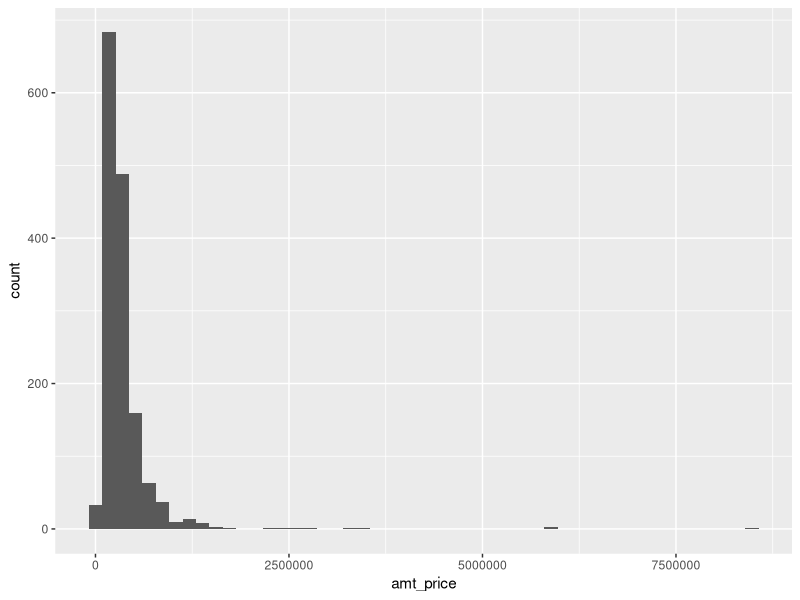
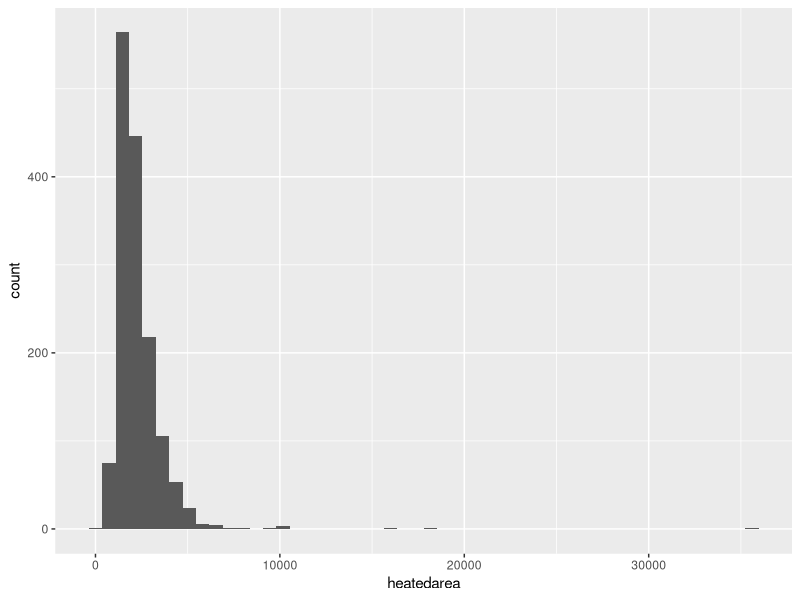
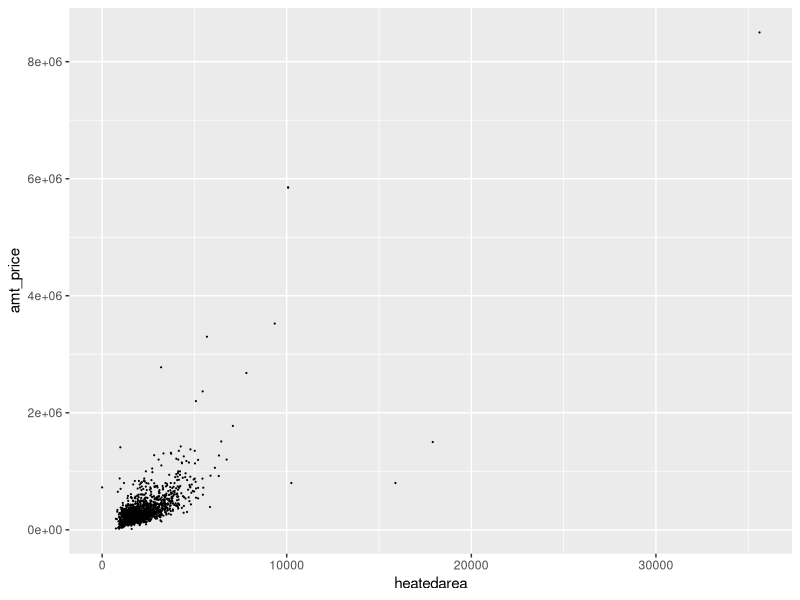
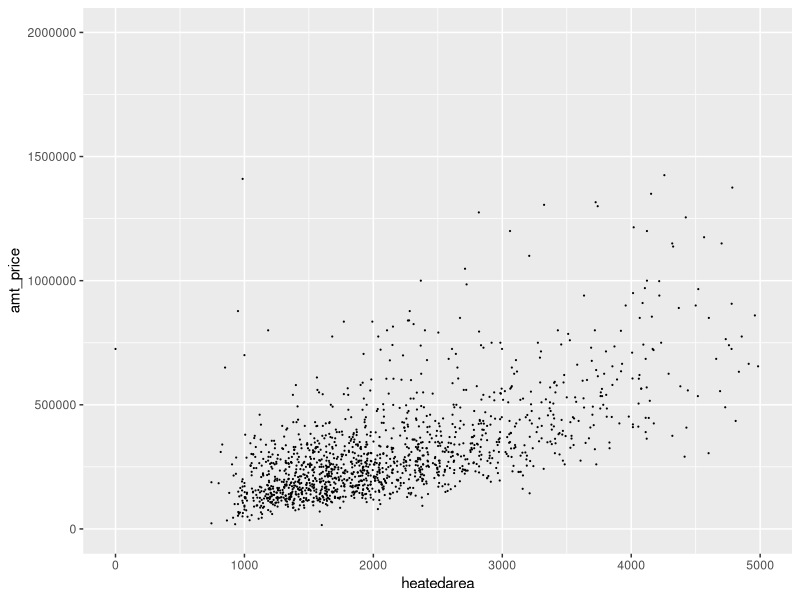
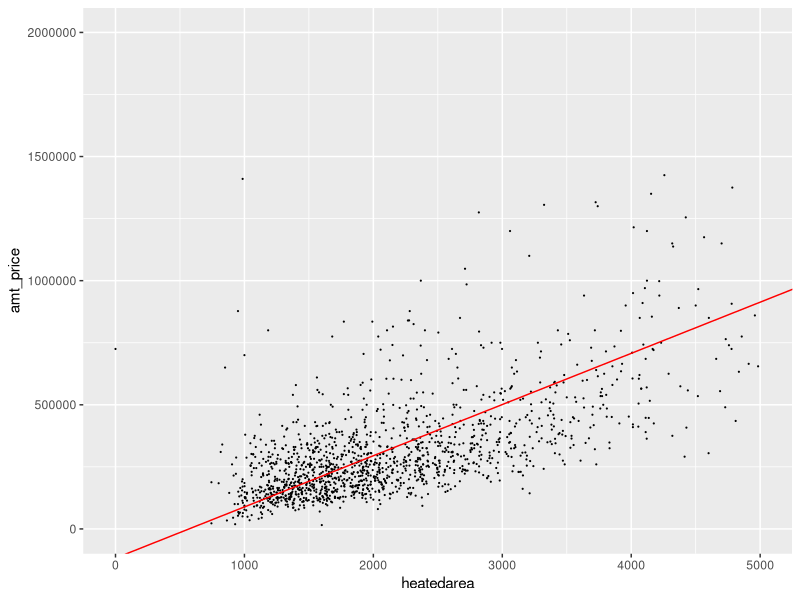
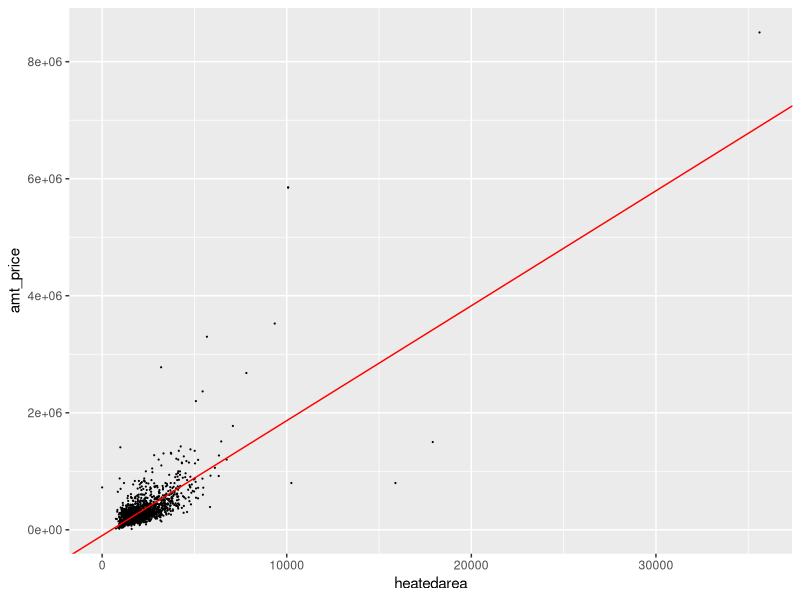
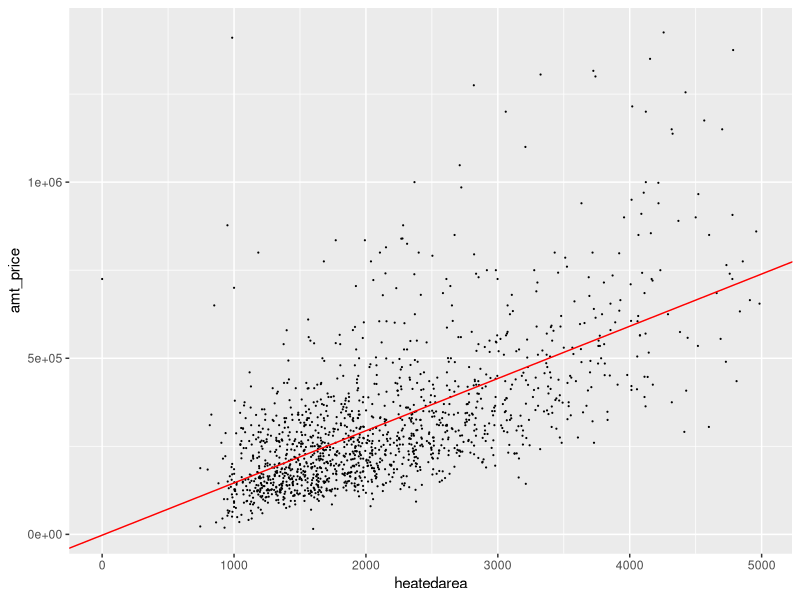
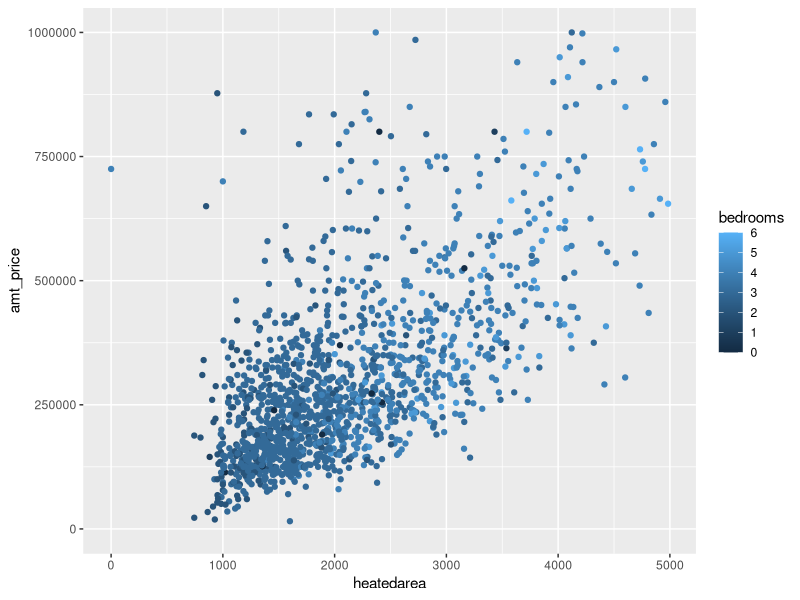

Generate these figures, in order, with R:
# We will use data on home sales in Charlotte to build a model of home sales price.
# We have data on 500 single-family home sales in Mecklenburg County from 2010 to
# the present. This includes the sale price of the home as well as a number of
# attributes of the home collected by the tax assessor.

# First, we need to load libraries. For this exercise, we only need tidyverse
library(tidyverse)

# Next, we'll load our data
data = read_csv("linear-regression/data/charlotte_home_sales.csv")

# The columns of the data are
# dte_dateof - date of sale
# houseno, houseunit, stdir, stname, sttype, stsuffix - components of street address
#   (number, unit number, street direction, street name, street type, and street suffix)
# amt_price - Sale price in dollars
# heatedarea - area of the home that is heated (i.e. living area), square feet
# yearbuilt - year the home was built
# fullbaths - number of full baths
# halfbaths - number of half baths
# bedrooms - number of bedrooms
# actype - type of air conditioning/cooling
# vacantorim - VACant or IMProved (there is a building on the lot)
# totalac - total acreage of the lot
# siding - type of siding (wall coverage)
# area - the part of the Charlotte metropolitan area where the home is located
#   (Public Use Microdata Area code, one)

# Before we start doing any regressions, it's always a good idea to get to know our data
# a bit first. Make a histogram of sale price:

ggplot(data, aes(x=amt_price)) +
  geom_histogram(bins=50) 

# Make a histogram of heated area
ggplot(data, aes(x=heatedarea)) +
  geom_histogram(bins=50)

# Now, we can start thinking about building our model. One variable that is likely
# to be associated with home prices is the size of the home (heatedarea). We can
# make a scatterplot of these variables before we start thinking about a model.
ggplot(data, aes(x=heatedarea, y=amt_price)) +
  geom_point(size=0.1)

# It's hard to read because of the outliers (we'll return to this issue shortly)
# For now, we can just set the limits to look at the bulk of the data.
ggplot(data, aes(x=heatedarea, y=amt_price)) +
  geom_point(size=0.1) +
  xlim(0, 5000) +
  ylim(0, 2000000)

# It does look like there's a positive trend. We're ready to build our first
# model! We'll express price as a function of heated area In R, you use the lm()
# function to estimate a linear regression. The first argument is a _formula_,
# which expresses the mathematical equation you want to estimate. The dependent
# variable is on the left, followed by a ~, followed by the independent
# variable(s). We also specify the dataset we are using for estimation. We do
# not need to specify a constant/intercept. R will include that automatically.
single_variable_model = lm(amt_price~heatedarea, data)

# to see the results of our model, we can run summary()
summary(single_variable_model)

# The first section includes some information about the residuals - the
# difference between the predictions and the actual values in the data. The next
# section details the coefficients - what the estimate was, and how much random
# variation there might be in that estimate due to sampling error (we'll cover
# this in a moment). The last interesting statistic is the R-squared, which
# we'll discuss below.

#############################
# Seeing our model visually #
#############################

# Let's plot our regression line on top of our scatterplot. We can use
# geom_abline for this, which accepts an intercept and slope. The intercept is
# the coefficient for the constant. In a regression with only one variable, the
# coefficient for that variable is the slope of the line that predicts the
# outcome. Exercise: find the intercept and the slope in the regression output
# above, and enter them into the geom_abline below to plot your regression line
# over the scatterplot. Hint: e+05 is scientific notation - 1.5e+05 would be 1.5
# times 10 to the 5th, or 150,000.
ggplot(data, aes(x=heatedarea, y=amt_price)) +
  geom_point(size=0.1) +
  geom_abline(intercept=-1.175e5, slope=206.2, color="red") +
  xlim(0, 5000) +
  ylim(0, 2000000)

# Dealing with outliers
# That line doesn't look like it goes quite through the middle of the data. If
# we remove the limits on the plot we can see why:
ggplot(data, aes(x=heatedarea, y=amt_price)) +
  geom_point(size=0.1) +
  geom_abline(intercept=-98341, slope=196.4, color="red")

# there are outliers well off to the right and top. Because regression is
# minimizing the sum of _squared_ residuals, outliers can have a very large
# influence. Even though there are not very many of them, they are far from the
# regression line. We can remove the outliers and run the model again. Whether
# or not to remove outliers is up to you and what makes sense for your analysis.
# However, you should avoid "cherry-picking" data - filtering the data until you
# get the results you want from your analysis.

# Exercise: filter the data to only homes with heated area less than 5,000
# square feet, and prices less than $2 million. Run a model on this filtered
# dataset, and make a similar plot.
no_outliers = filter(data, heatedarea < 5000 & amt_price < 2000000)
no_outlier_model = lm(amt_price~heatedarea, no_outliers)
summary(no_outlier_model)

ggplot(no_outliers, aes(x=heatedarea, y=amt_price)) +
  geom_point(size=0.1) +
  geom_abline(intercept=-2254.106, slope=148.3, color="red")

# Are the results different?
#######################
# Multiple regression #
#######################

# So far we've only included a single variable in the model - heated area. But
# with regression, we can include many variables. Then the coefficient for each
# independent variable will be how much change in the dependent variable is
# associated with a 1-unit change in the independent variable, holding
# everything else in the model constant.

# For example, these data were collected over the course of 10+ years. During
# that time, housing prices went up significantly. We'd expect homes that sold
# in 2010 to sell for less than homes that sold in 2020. We can add a variable
# for year of sale, but first we need to compute the year of sale.
no_outliers = mutate(no_outliers, year_of_sale=year(dte_dateof))

year_built_model = lm(amt_price~heatedarea+year_of_sale, no_outliers)
summary(year_built_model)

# What is the effect of year of sale?

# When two variables are correlated, including them both in the model can do
# strange things. As an example, let's try adding number of bedrooms to our
# model
bedrooms_model = lm(amt_price~heatedarea+year_of_sale+bedrooms, no_outliers)
summary(bedrooms_model)

# What is the relationship between an additional bedroom and price?
# Is it what you would expect?

# Exercise: Estimate the same model again, but without the heated area. Does the
# result change?
bedrooms_only_model = lm(amt_price~year_of_sale+bedrooms, no_outliers)
summary(bedrooms_only_model)

# Is the coefficient for bedrooms now what you would expect?

# What's going on? In the first model, we estimated the relationship between
# number of bedrooms and price holding square footage constant - so the value of
# an additional bedroom without increasing the total size of the home. The trend
# lately has been towards larger rooms, and adding a room without increasing the
# size of the home means smaller rooms, so it is reasonable to think that an
# additional bedroom in a home of the same size might not be particularly
# valuable. The model above shows a slightly negative coefficient, though it's
# not _statistically significant_ (we'll discuss that in a bit), so we can't be
# sure it wouldn't be positive if we had a different sample of 1500 homes.

# Here, we plot the relationship between heated area and price, with color
# indicating number of bedrooms. Note that the colors at the bottom and top of
# the point cloud are all mixed together, indicating that there isn't really a
# trend in price for different numbers of bedrooms with the same square footage.
ggplot(no_outliers, aes(x=heatedarea, y=amt_price, color=bedrooms)) +
  geom_point() +
  ylim(0, 1000000)


# This is known as Simpson's Paradox - cases where adding a variable can change
# the sign of the coefficient of another variable. It is a specific case of the
# more general omitted variable bias and collinearity concepts. Omitted variable
# bias is the notion that whenever you add a variable to a model, it may change
# the coefficients for any other related variable. In general, this means that
# you can only interpret the coefficients of a regression in relation to what
# else is included in the model. For instance, you would likely find that the
# number of TVs a household owns is highly predictive of the price of their
# home. But this is not because more TVs cause households to buy more expensive
# homes - rather, it is likely that higher incomes lead to buying more expensive
# homes _and_ to buying more TVs. Adding income into the model would likely make
# the effect of TVs go away - because then the model would be asking the
# question of how an additional TV is related to home value, holding income
# constant - and it's probably not very related.

# In extreme cases, adding additional variables to the model that are correlated
# with each other may result in counterintuitive, statistically-insignificant
# results. This is know as a collinearity or multicollinearity problem, and is
# something you should look into if you are experiencing unexpected results in a
# regression.

#########################
# Categorical variables #
#########################

# So far we've only included continuous, numerical variables in the model. But
# we know other things likely affect home prices as well, for instance what the
# home looks like from the street. The data contain a variable "siding" that
# says what the siding (wall covering) on the outside of the home is. People may
# pay more for certain types of siding if they are more durable, more
# attractive, etc. But it's not a number, so we can't just put it in the model
# with a coefficient.

# The most common way to put a categorical variable into a regression model is
# to use "dummy variables" There will be one variable for each category, that is
# one if the home is in that category, and zero otherwise. This allows the model
# to estimate a coefficient for each of the categories—so for instance we will
# have the amount of money brick siding is associated with, or vinyl siding,
# etc. You have to leave one category out; that is the base category, and
# everything else is relative to that. (If we didn't, there wouldn't be a unique
# set of coefficients for the computer to estimate. You could get exactly the
# same prediction from many models, by increasing the coefficient for the
# constant and decreasing the coefficient for all of the dummy variables.)

# We can create dummy variables in R by including non-numeric values in the
# regression. R will automatically create one variable for each category. If you
# wanted to create dummy variables for a numeric column (e.g., if siding types
# were coded as 1, 2, 3, etc.), you would convert the column to a factor using
# as.factor() and then include that converted column in your model.
siding_model = lm(amt_price~heatedarea+year_of_sale+siding, no_outliers)
summary(siding_model)

# What category did R choose as the base category?
# How much more valuable is Hardiplank than Vinyl?

# It is often said that the three most important aspects of a home are location,
# location, and location. Similar homes in different neighborhoods may sell for
# very different prices. There is an area variable in the file, which represents
# different parts of the Charlotte metro area. Exercise: add this as a
# _categorical_ variable.
area_model = lm(amt_price~heatedarea+year_of_sale+siding+area, no_outliers)
summary(area_model)

# How much do the different areas differ in price?

# You may also see coefficients for dummy variables for areas or groups referred
# to as "fixed effects".

#######################################
# Evaluating the quality of the model #
#######################################

# Let's look at our model with heated area, year of sale, and siding type The
# first thing to look at is the R-squared. This tells us how much of the
# variation in price is explained by the variables we're using - in this case,
# 63.4% of the variation is explained. The Adjusted R2 adjusts the R2 based on
# how many independent variables you are using - if we used enough independent
# variables, we could fit the data really well, but not be able to predict well.
# Adjusted R2 reduces the R2 a bit based on how many variables are used.

# Next is the statistical significance of the coefficients. Every coefficient is
# estimated with some error, because we're using a finite dataset - we only have
# 1,500 observations, and far more properties have sold recently, and even more
# could sell in the future. The standard error quantifies how much variation
# there might be if we ran the regression on a different sample.

###############################################
# Hypothesis tests of regression coefficients #
###############################################

# We found a coefficient of 147 for heated area, and a standard error of 4.192.
# We want to know whether this value is _statistically significant_, i.e. far
# enough from zero that we can be fairly confident we didn't find it just due to
# the particular sample of properties we used. To do this, we use a hypothesis
# test. If you're familiar with hypothesis tests of means, this works the same
# way, but if you're not we'll go over it from the beginning.

# With a hypothesis test, you have a null hypothesis and an alternate
# hypothesis. The null hypothesis in regression is that the true coefficient
# value is 0 - i.e. there is no relationship between heated area and price. We
# test how likely we would be to find a relationship this large, given our data
# and sample size, if the null hypothesis were true. If it is sufficiently
# unlikely, we conclude that the relationship is likely real, and not due to
# sampling error.

# The way we test this is by dividing the coefficient by the standard error -
# this is the number of standard errors away from zero the coefficient is. This
# is known as a t-value. Then, we use a distribution to determine the
# probability of of getting a result this many standard deviations from 0 if the
# true relationship were zero.

# This requires assuming a distribution for the coefficients. A distribution is
# just a graph that indicates what the probability of observing particular
# t-values is, if the null hypothesis were true. The most common distribution is
# the normal distribution or "bell curve", which I plot below.
t = seq(-4, 4, 0.05)
y = dnorm(t)
plot_data = tibble(t=t, y=y)
ggplot(plot_data, aes(x=t, y=y)) +
  geom_line()

# The higher the line is, the more likely it is that we would get a coefficient
# of that t-value if the null hypothesis were true.

# While the normal distribution is common throughout statistics, in a
# regression, the distribution we use is actually the t-distribution. This
# distribution accounts for possible inaccuracy in the estimation of the
# standard deviation. This difference only really matters when the sample size
# of your regression is very small; once the number of observations gets to a a
# few dozen, the t and normal distributions are almost identical.

# R computes the hypothesis tests for your linear regression automatically, but
# we'll work through computing one by hand, just for experience. This code
# computes the t-value
tval = 147 / 4.192

# This computes the probability of getting a value larger than 158.934 if the
# null hypothesis is true. This is using a Student's t distribution; hypothesis
# testing in a linear regression uses this distribution, like a comparison of
# means would if you've taken intro stats. When your sample size is large
# (hundreds or thousands more observations than independent variables) the t
# distribution is almost identical to the normal distribution.
prob_larger = 1 - pt(tval, nrow(no_outliers) - 2)

# This is the probability of getting a value larger than the one we got, if the
# null hypothesis were true. But that means we are implicitly assuming that the
# coefficient will always be positive. What we really want is to know the
# probability of getting a coefficient _this far from zero_ - so we also want to
# add the probability of getting a coefficient less than -147 with this standard
# error. Since the t and normal distributions are symmetrical, we can just
# multiply the value we got above by 2. This is called a "two-tailed test" in
# statistics.
prob_larger = prob_larger * 2
prob_larger

# The probability is zero. Of course, it isn't exactly zero (anything could
# happen randomly), but it's close enough to zero that the computer can't tell
# the difference. We can be pretty certain that the null hypothesis that the
# coefficient is zero is not true. Generally, probabilities below 0.05 are
# considered "statistically significant," but there is some debate about this.
# This probability is known as a p-value

# To reiterate what is meant by this probability: this is the probability of
# getting a coefficient this extreme if the null hypothesis were true. It is
# _not_ the probability that the null hypothesis is true, or the probability
# that your model is correct.

# You generally won't do statistical tests manually like this. In the model
# output, R prints these tests automatically. The t-values are in the third
# column, and the p-values in the fourth. Heated area is presented as <2e-16 -
# which indicates it is smaller than the smallest value the computer can
# represent.
summary(siding_model)

# Are there any variables that are not statistically significant in this model?
# What about in your model that included area?

#######################################
# Predicting from a linear regression #
#######################################

# A linear regression is just estimating an
# equation that predicts the dependent variable based on the independent
# variables. We can write out the equation. For instance, suppose we wanted to
# estimate the price of a 2000 square foot home sold in 2021, with Hardiplank
# siding.
-4.309e7 + 1.437e2 * 2000 + 2.134e4 * 2021 + 9.881e4

# Exercise: use your model that includes area to predict the price of a 2000
# square foot home sold in 2021 with Masonite siding in area 03103.
-4.320e7 + 1.468e2 * 2000 + 2.144e4 * 2021 + 4.551e4 - 1.586e5

# Normally, you wouldn't make predictions manually like this. Instead, you would
# create a new dataset that had all of your independent variables, and then
# apply the predict() function to it. For instance, here I'll make a dataset of
# several different types of homes, and predict the sales prices of all of them.
# A developer might use a model like this to forecast profits from a new
# development---probably a bit more complex model with more home features. Here
# we create a table with the candidate homes. Each line is a column in the
# table. Lines where there is only one item will have that item repreated for
# every row of the table.
candidate_homes = tibble(
  heatedarea=c(1200, 1500, 2000, 1200, 1500, 2000),
  year_of_sale=2021,
  siding=c("HARDIPLANK", "HARDIPLANK", "HARDIPLANK", "FACE BRICK", "FACE BRICK", "FACE BRICK")
)

# now, we can use predict() to create a new column in candidate_homes with the
# forecasted price It should be close to what we found above (a little different
# because we used rounded coefficients above but predict() uses the original,
# un-rounded coefficients)
candidate_homes$forecast_price = predict(siding_model, candidate_homes)
candidate_homes

# Exercise: Estimate the price of a 2000 square foot home sold in 2021 with
# Hardiplank siding in areas 03103, 03105, or 03108 (note: you will need to put
# the area codes in quotes) A developer might use a result like this to decide
# which of several sites would be most profitable to build on.
candidate_sites = tibble(
  heatedarea=2000,
  year_of_sale=2021,
  siding="HARDIPLANK",
  area=c("03103", "03105", "03108")
)

candidate_sites$forecast_price = predict(area_model, candidate_sites)

candidate_sites

# While prediction is often seen as a primary function of linear regression, it
# is actually not that common in urban analytics. People use linear models for
# interpretation more often - to interpret the coefficients and see what the
# relationships between different variables are, holding other things constant.

# These models had quite high predictive power (R2), which is common in models
# of home prices. In models of other phenomena (especially behavioral
# phenomena), much lower R2 is common. This may represent an issue for
# prediction, but does not necessarily represent an issue for interpretation.
# It's only an issue for interpretation if there are other variables left out
# that would affect the coefficients for the variables included.

# Regression has a lot more pieces than we discussed here. I recommend the books
# An Introduction to Statistical Learning with Applications in R, and The
# Effect, if you want to learn more. Both are available online as free ebooks
